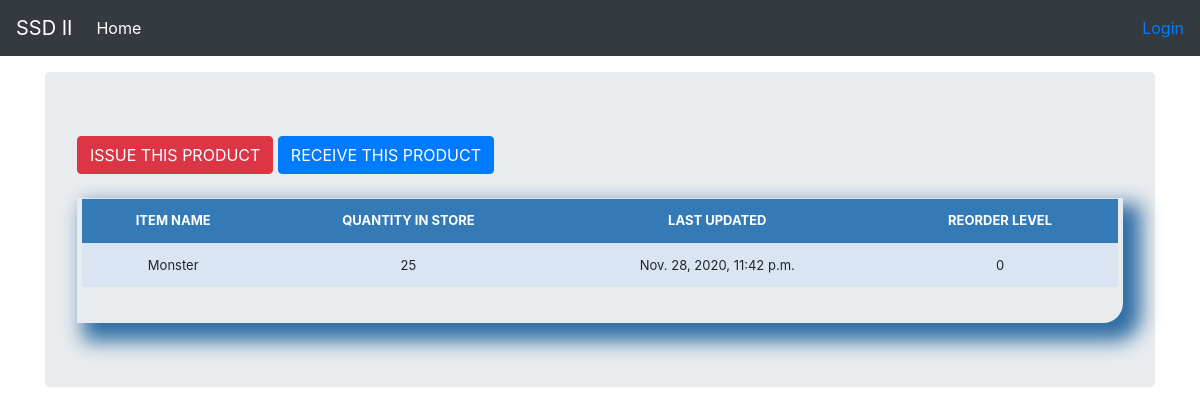
Screenshot of /stock_detail/4/ with the database file from the repository.
### stockmgmt/models.py (models this page shows, shortened)
class Stock(models.Model):
    category = models.ForeignKey(Category, on_delete=models.CASCADE, blank=True)
    item_name = models.CharField(max_length=64, blank=True, null=True)
    quantity = models.IntegerField(default='0', blank=False, null=True)
    receive_quantity = models.IntegerField(default='0', blank=True, null=True)
    receive_by = models.CharField(max_length=64, blank=True, null=True)
    issue_quantity = models.IntegerField(default='0', blank=True, null=True)
    issue_by = models.CharField(max_length=64, blank=True, null=True)
    issue_to = models.CharField(max_length=64, blank=True, null=True)
    phone_number = models.CharField(max_length=64, blank=True, null=True)
    created_by = models.CharField(max_length=64, blank=True, null=True)
    reorder_level = models.IntegerField(default='0', blank=True, null=True)
    last_updated = models.DateTimeField(auto_now_add=False, auto_now=True)
    timestamp = models.DateTimeField(auto_now_add=True, auto_now=False)

### stockmgmt/views.py (the view)
# urls.py: path('stock_detail/<str:pk>/', views.stock_detail, name='stock_detail'),
def stock_detail(request, pk):
	queryset = Stock.objects.get(id=pk)
	context = {
		"queryset": queryset,
	}
	return render(request, "stockmgmt/stock_detail.html", context)

### stockmgmt/templates/stockmgmt/stock_detail.html (shortened to what this page needs)
{% load static %}
{% load crispy_forms_tags %}
<!doctype html>
<html lang="en">
  <head>
<link href="{% static 'stockmgmt/css/styles.css' %}" rel="stylesheet">
<link href="{% static 'stockmgmt/css/bootstrap.min.css' %}" rel="stylesheet">
<link href="{% static 'stockmgmt/css/navbar-top-fixed.css' %}" rel="stylesheet">
    <link href="navbar-top-fixed.css" rel="stylesheet">
  </head>
  <body>
    {% include 'stockmgmt/navbar.html' %}
    <main role="main" class="container">
      <div class="jumbotron">
        <a href="{% url 'issue_items' queryset.id %}"><div class='btn btn-danger'>ISSUE THIS PRODUCT</div></a>
        <a href="{% url 'receive_items' queryset.id %}"><div class='btn btn-primary'>RECEIVE THIS PRODUCT</div></a>
          <br><br>
          <div class="display_table">
            <table class='table'>
              <tr>
                <th>ITEM NAME</th>
                <th>QUANTITY IN STORE</th>
                <th>LAST UPDATED</th>
                <th>REORDER LEVEL</th>
              </tr>
              <tr>
                <td>{{queryset.item_name}}</td>
                <td>{{queryset.quantity}}</td>
                <td>{{queryset.last_updated}}</td>
                <td>{{queryset.reorder_level}}</td>
              </tr>
            </table>
          </div>
      </div>
    </main>
    </body>
</html>

### stockmgmt/static/stockmgmt/CSS/styles.css (style rules this page uses)
table { font-size: 13px; text-align: center; width: 95%; margin: auto; }
.table tr:nth-child(odd) { background: #B8CAE4; }
.table tr:nth-child(even) { background: #DAE5F4; }
th { background-color: #337ab7; color: white; }
.display_table { border-bottom-right-radius: 20px; padding-left: 5px; padding-right: 5px; padding-bottom: 20px; box-shadow: 12px 12px 20px 6px #2e6da4; }

### stockmgmt/static/stockmgmt/CSS/navbar-top-fixed.css (style rules this page uses)
body { min-height: 75rem; padding-top: 4.5rem; }

### rows the page displays
Stock: item_name "Monster", quantity "25", last_updated "Nov. 28, 2020, 11:42 p.m.", reorder_level "0"
